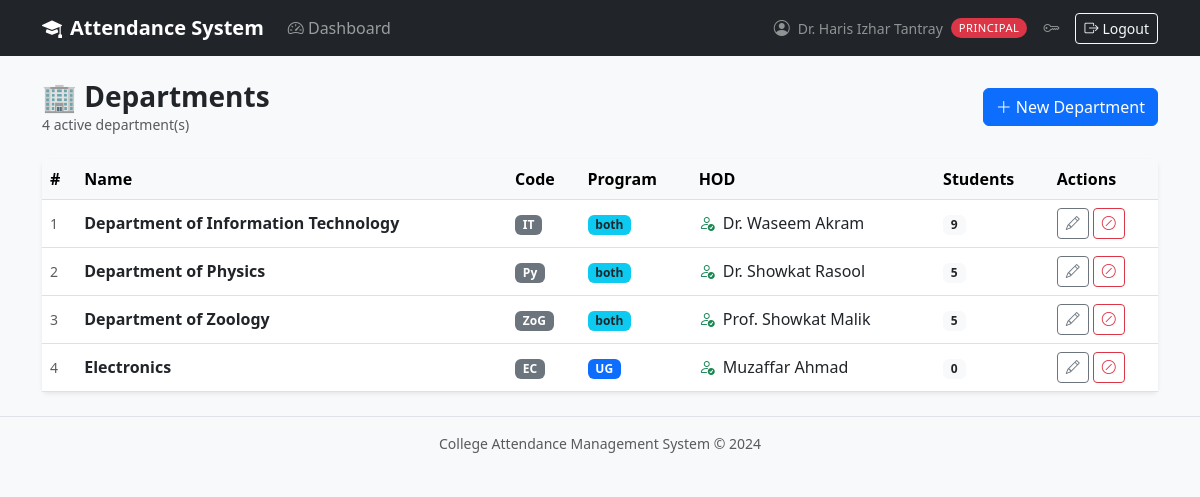
The app's page /principal/departments (signed in), older data.
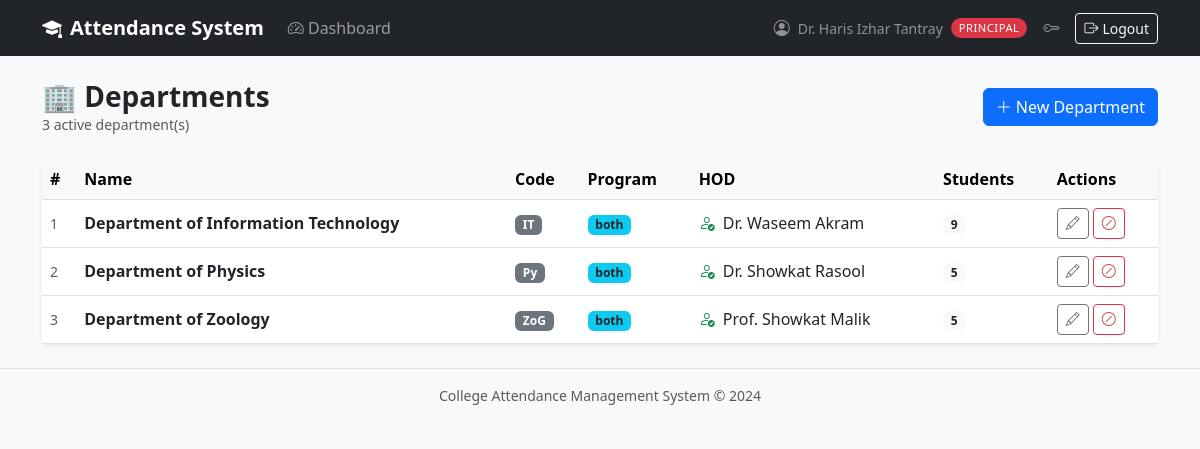
The same page, newer data.
### app/models/department.py (models this page shows, shortened)
class Department(db.Model):
    __tablename__ = 'departments'
    id   = db.Column(db.Integer, primary_key=True)
    name = db.Column(db.String(100), unique=True, nullable=False)
    code = db.Column(db.String(10),  unique=True, nullable=False)
    program_type = db.Column(
        db.String(10),
        nullable=False,
        default='UG'
    )
    is_active  = db.Column(db.Boolean, default=True, nullable=False)
    created_at = db.Column(db.DateTime, default=datetime.utcnow, nullable=False)
    teachers = db.relationship('Teacher', back_populates='department',
                               lazy='dynamic')
    students = db.relationship('Student', back_populates='department',
                               lazy='dynamic')
    subjects = db.relationship('Subject', back_populates='department',
                               lazy='dynamic')
    @property
    def hod(self):
        return self.teachers.filter_by(is_hod=True, is_active=True).first()
    @property
    def total_students(self):
        return self.students.filter_by(is_graduated=False).count()

### app/models/user.py (models this page shows, shortened)
class User(UserMixin, db.Model):
    __tablename__ = 'users'
    id = db.Column(db.Integer, primary_key=True)
    email = db.Column(db.String(120), unique=True, nullable=False, index=True)
    first_name = db.Column(db.String(50), nullable=False)
    last_name  = db.Column(db.String(50), nullable=False)
    password_hash = db.Column(db.String(256), nullable=False)
    role = db.Column(db.String(20), nullable=False)
    is_active = db.Column(db.Boolean, default=True, nullable=False)
    created_at = db.Column(db.DateTime, default=datetime.utcnow, nullable=False)
    updated_at = db.Column(db.DateTime, default=datetime.utcnow,
                           onupdate=datetime.utcnow, nullable=False)
    teacher_profile = db.relationship('Teacher', back_populates='user',
                                      uselist=False, cascade='all, delete-orphan')
    student_profile = db.relationship('Student', back_populates='user',
                                      uselist=False, cascade='all, delete-orphan')
    @property
    def is_principal(self):
        return self.role == Role.PRINCIPAL
    @property
    def full_name(self):
        return f"{self.first_name} {self.last_name}"

### app/routes/principal.py (the view)
@principal_bp.route('/departments')
@login_required
@principal_required
def list_departments():
    departments = get_all_departments()
    return render_template('principal/departments.html',
                           departments=departments,
                           title='Manage Departments')

### app/models/teacher.py (called while the page is built)
    @property
    def full_name(self):
        return self.user.full_name if self.user else 'Unknown'

### app/services/principal_service.py (called while the page is built)
def get_all_departments(include_inactive=False):
    query = Department.query
    if not include_inactive:
        query = query.filter_by(is_active=True)
    return query.order_by(Department.name).all()

### app/templates/principal/departments.html (shortened to what this page needs)
{% extends "shared/base.html" %}
{% block content %}
<div class="d-flex justify-content-between align-items-center mb-4">
    <div>
        <h3 class="fw-bold mb-0">🏢 Departments</h3>
        <p class="text-muted small mb-0">{{ departments|length }} active department(s)</p>
    </div>
    <a href="{{ url_for('principal.create_department_view') }}"
       class="btn btn-primary">
        <i class="bi bi-plus-lg me-1"></i>New Department
    </a>
</div>
<div class="card border-0 shadow-sm">
    <div class="table-responsive">
        <table class="table table-hover align-middle mb-0">
            <thead class="table-light">
                <tr>
                    <th>#</th>
                    <th>Name</th>
                    <th>Code</th>
                    <th>Program</th>
                    <th>HOD</th>
                    <th>Students</th>
                    <th>Actions</th>
                </tr>
            </thead>
            <tbody>
                {% for dept in departments %}
                <tr>
                    <td class="text-muted small">{{ loop.index }}</td>
                    <td class="fw-semibold">{{ dept.name }}</td>
                    <td>
                        <span class="badge bg-secondary">{{ dept.code }}</span>
                    </td>
                    <td>
                        <span class="badge
                            {% if dept.program_type == 'UG' %}bg-primary
                            {% elif dept.program_type == 'PG' %}bg-warning text-dark
                            {% else %}bg-info text-dark{% endif %}">
                            {{ dept.program_type }}
                        </span>
                    </td>
                    <td>
                        {% if dept.hod %}
                            <i class="bi bi-person-check text-success me-1"></i>
                            {{ dept.hod.full_name }}
                        {% else %}
                            <span class="text-danger small">
                                <i class="bi bi-exclamation-triangle me-1"></i>Not assigned
                            </span>
                        {% endif %}
                    </td>
                    <td>
                        <span class="badge bg-light text-dark">
                            {{ dept.total_students }}
                        </span>
                    </td>
                    <td>
                        <div class="d-flex gap-1">
                            <a href="{{ url_for('principal.edit_department', dept_id=dept.id) }}"
                               class="btn btn-sm btn-outline-secondary"
                               title="Edit">
                                <i class="bi bi-pencil"></i>
                            </a>
                            <form method="POST"
                                  action="{{ url_for('principal.deactivate_department_view', dept_id=dept.id) }}"
                                  onsubmit="return confirm('Deactivate {{ dept.name }}? This cannot be undone while students are enrolled.')">
                                <button type="submit" class="btn btn-sm btn-outline-danger"
                                        title="Deactivate">
                                    <i class="bi bi-slash-circle"></i>
                                </button>
                            </form>
                        </div>
                    </td>
                </tr>
                {% endfor %}
            </tbody>
        </table>
    </div>
</div>
{% endblock %}

Row changes from the older to the newer data that the page shows:
removed Department: name "Electronics", code "EC", program_type "UG", hod.full_name "Muzaffar Ahmad", total_students "0"
Text that changed along with them:
{{ departments|length }}: "4" → "3"
